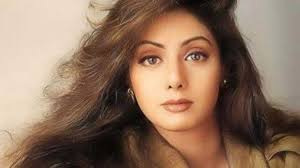
#> input picture model/test_images/image_43.jpeg, 300 x 168 px
$ jupyter execute --allow-errors data_cleaning.ipynb   (shell and % lines are left out)
#> lines starting #> are read from the running program, lines starting #| are printed output that depends on the picture
[cell 1]
import numpy as np
import cv2
from matplotlib import pyplot as plt

[cell 2]
img=cv2.imread('./test_images/image_43.jpeg')
#> img is the input picture: shape (168, 300, 3); mean B, G, R 95.1, 114.9, 143.1
img.shape
#> Out = (168, 300, 3)

[cell 3]
plt.imshow(img)

[cell 4]
gray=cv2.cvtColor(img,cv2.COLOR_BGR2GRAY)
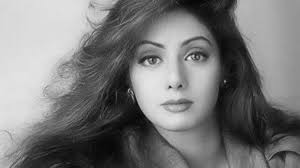
#> gray: shape (168, 300); min 1, max 241, mean 121.1
gray.shape
#> Out = (168, 300)

[cell 5]
gray

[cell 6]
plt.imshow(gray,cmap='gray')

[cell 7]
face_cascade = cv2.CascadeClassifier('./opencv/haarcascades/haarcascade_frontalface_default.xml')
eye_cascade = cv2.CascadeClassifier('./opencv/haarcascades/haarcascade_eye.xml')

faces = face_cascade.detectMultiScale(gray, 1.3, 5)
#> faces = [[122, 18, 107, 107]]
faces
#> Out = [[122, 18, 107, 107]]

[cell 8]
(x,y,w,h) = faces[0]
#> x = 122; y = 18; w = 107; h = 107
x,y,w,h
#> Out = (122, 18, 107, 107)

[cell 9]
face_img = cv2.rectangle(img,(x,y),(x+w,y+h),(255,0,0),0)
plt.imshow(face_img)

[cell 10]
cv2.destroyAllWindows()
for (x,y,w,h) in faces:
    face_img = cv2.rectangle(img,(x,y),(x+w,y+h),(255,0,0),1)
    roi_gray = gray[y:y+h, x:x+w]
    roi_color = face_img[y:y+h, x:x+w]
    eyes = eye_cascade.detectMultiScale(roi_gray)
    for (ex,ey,ew,eh) in eyes:
        cv2.rectangle(roi_color,(ex,ey),(ex+ew,ey+eh),(0,255,0),1)
#> this loop made 1 pass
#> (x, y, w, h, eyes) on pass 1: (122, 18, 107, 107, [[59, 23, 30, 30], [12, 27, 29, 29]])
#> pass 1, `roi_gray = gray[y:y+h, x:x+w]`:
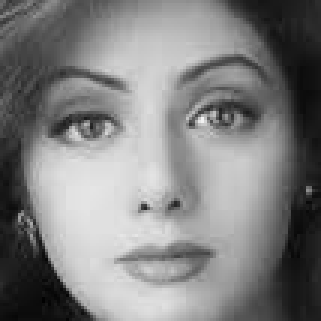
#> roi_gray: shape (107, 107) (shown 3 times larger); min 1, max 241, mean 128.2
#> after the loop:
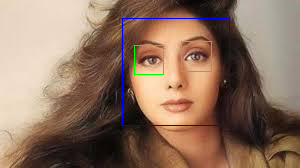
#> img: shape (168, 300, 3); mean B, G, R 96.4, 115, 141.4
#> after the loop:
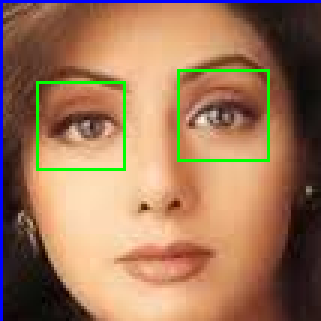
#> roi_color: shape (107, 107, 3) (shown 3 times larger); mean B, G, R 90.2, 118.9, 158.2


plt.figure()
plt.imshow(face_img, cmap='gray')
plt.show()

[cell 11]
plt.imshow(roi_color, cmap='gray')

[cell 12]
def get_cropped_image_if_2_eyes(image_path):
#> called with image_path = './test_images/image_43.jpeg'
    img = cv2.imread(image_path)
    gray = cv2.cvtColor(img, cv2.COLOR_BGR2GRAY)
    faces = face_cascade.detectMultiScale(gray, 1.3, 5)
#> faces = [[122, 18, 107, 107]]
    for (x,y,w,h) in faces:
        roi_gray = gray[y:y+h, x:x+w]
        roi_color = img[y:y+h, x:x+w]
        eyes = eye_cascade.detectMultiScale(roi_gray)
        if len(eyes) >= 2:
            return roi_color

[cell 13]
original_image = cv2.imread('./test_images/image_43.jpeg')
plt.imshow(original_image)

[cell 14]
cropped_image = get_cropped_image_if_2_eyes('./test_images/image_43.jpeg')
plt.imshow(cropped_image)

[cell 15]
org_image_obstructed = cv2.imread('./test_images/sridevi3.jpg')
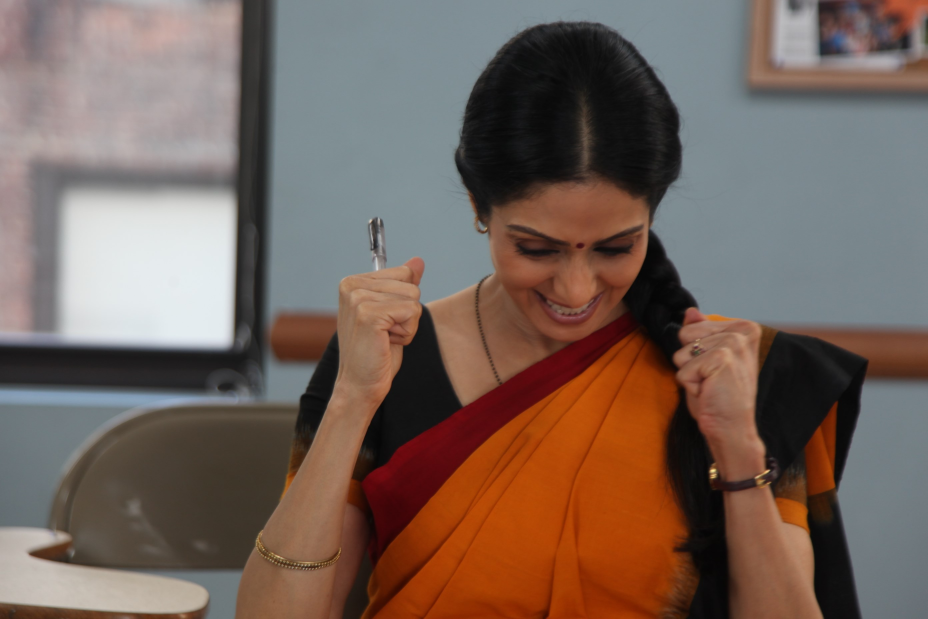
#> input picture model/test_images/sridevi3.jpg, 2784 x 1856 px (shown at 1/3 size)
#> org_image_obstructed is the input picture: shape (1856, 2784, 3); mean B, G, R 90.5, 99.3, 117.7
plt.imshow(org_image_obstructed)

[cell 16]
cropped_image_no_2_eyes = get_cropped_image_if_2_eyes('./test_images/sridevi3.jpg')
#> call 2 of get_cropped_image_if_2_eyes, with image_path = './test_images/sridevi3.jpg'
#> in get_cropped_image_if_2_eyes (call 2), `gray = cv2.cvtColor(img, cv2.COLOR_BGR2GRAY)`:
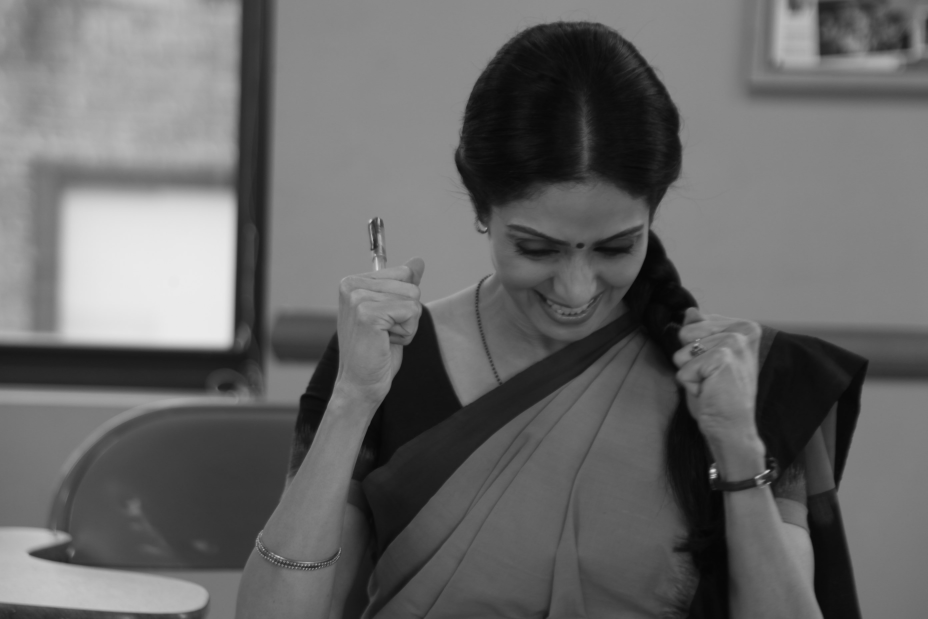
#> gray: shape (1856, 2784) (shown at 1/3 size); min 5, max 236, mean 103.8
#> in get_cropped_image_if_2_eyes (call 2), `faces = face_cascade.detectMultiScale(gray, 1.3, 5)`: faces = ()
cropped_image_no_2_eyes

[cell 17]
path_to_data = "./dataset/"
path_to_cr_data = "./dataset/cropped/"

[cell 18]
import os
img_dirs = []
for entry in os.scandir(path_to_data):
    if entry.is_dir():
        img_dirs.append(entry.path)
#> pass 2 of the loop `for entry in os.scandir(path_to_data):`:
#> pass 3 of the loop `for entry in os.scandir(path_to_data):`:

[cell 19]
img_dirs

[cell 20]
import shutil
if os.path.exists(path_to_cr_data):
     shutil.rmtree(path_to_cr_data)
os.mkdir(path_to_cr_data)

[cell 21]
{
    'rajnikanth' : [
        './dataset/rajnikanth/download.jpeg',
        './dataset/rajnikanth/image_2.jpeg'
    ],
    'sridevi' : [
        './dataset/sridevi/image_16.jpeg'
        './dataset/sridevi/image_22.jpeg'
    ]

}

[cell 22]
cropped_image_dirs = []
celebrity_file_names_dict = {}

for img_dir in img_dirs:
    count = 1
    celebrity_name = img_dir.split('/')[-1]
    print(celebrity_name)

    celebrity_file_names_dict[celebrity_name] = []

    for entry in os.scandir(img_dir):
        #print(entry.path)
        roi_color = get_cropped_image_if_2_eyes(entry.path)
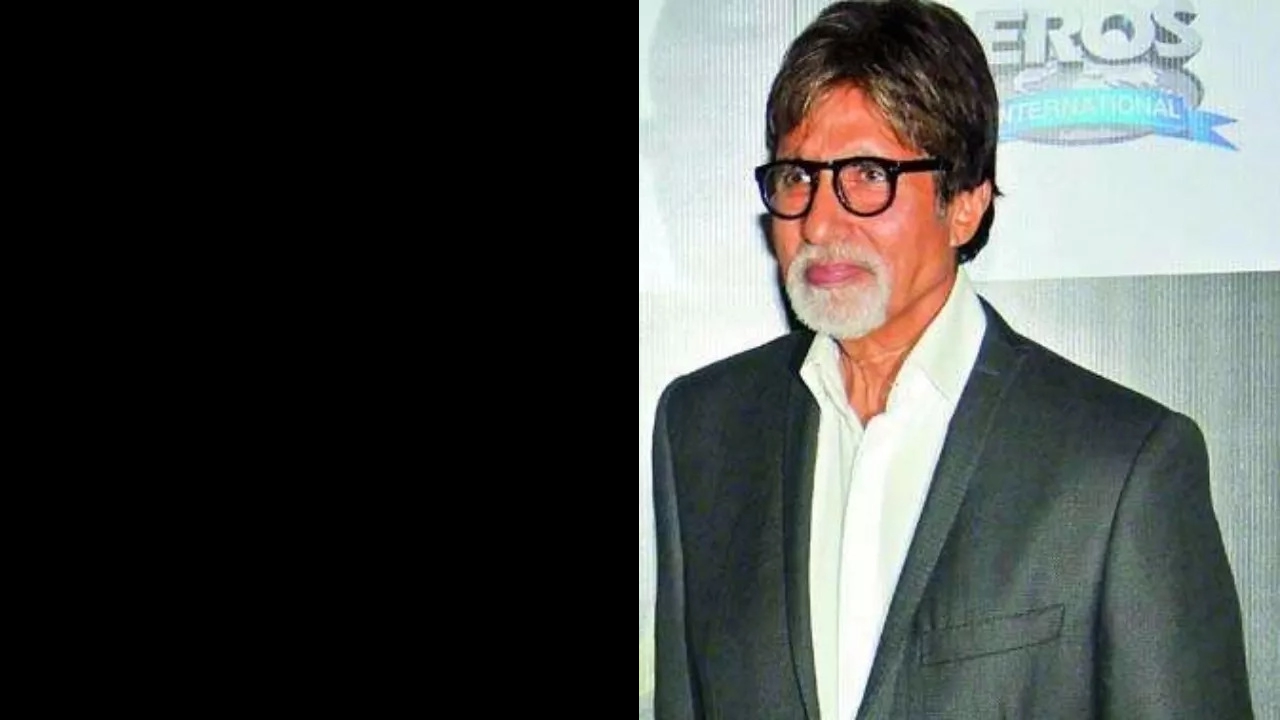
#> input picture model/dataset/amitabh_bachchan/102834556copy.png, 1280 x 720 px
#> in get_cropped_image_if_2_eyes, img is the input picture: shape (720, 1280, 3); mean B, G, R 71.1, 73.5, 71.1
        if roi_color is not None:
            cropped_folder = path_to_cr_data + celebrity_name
            if not os.path.exists(cropped_folder):
                os.makedirs(cropped_folder)
                cropped_image_dirs.append(cropped_folder)
                print("Generating cropped images in folder: ",cropped_folder)

            cropped_file_name = f"{celebrity_name}_{count}.jpeg"
            cropped_file_path = cropped_folder + "/" + cropped_file_name

            cv2.imwrite(cropped_file_path, roi_color)
            celebrity_file_names_dict[celebrity_name].append(cropped_file_path)
            count += 1
#> pass 2 of the loop `for img_dir in img_dirs:`:
#> `count = 1`: count = 1
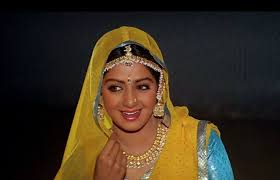
#> input picture model/dataset/sridevi/image_22.jpeg, 280 x 180 px
#> in get_cropped_image_if_2_eyes, img is the input picture: shape (180, 280, 3); mean B, G, R 32.5, 47.9, 59.9
#> the loop in get_cropped_image_if_2_eyes, `for (x,y,w,h) in faces:` made 1 pass
#> pass 1, in get_cropped_image_if_2_eyes (call 6), `roi_color = img[y:y+h, x:x+w]`:
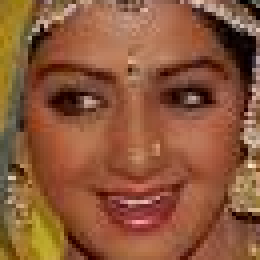
#> roi_color: shape (65, 65, 3) (shown 4 times larger); mean B, G, R 58.6, 87.9, 140.5
#> cropped_file_name = 'sridevi_1.jpeg'
#> cropped_file_path = './dataset/cropped/sridevi/sridevi_1.jpeg'
#> `count += 1`: count = 2
#> pass 3 of the loop `for img_dir in img_dirs:`:
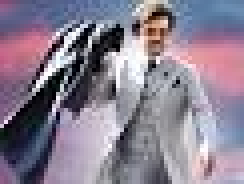
#> input picture model/dataset/rajnikanth/image_2.jpeg, 61 x 46 px (shown 4 times larger)
#> in get_cropped_image_if_2_eyes, img is the input picture: shape (46, 61, 3); mean B, G, R 144.7, 127.6, 137.9

[cell 23]
import numpy as np
import pywt
import cv2

def w2d(img, mode='haar', level=1):
#> called with mode = 'db1', level = 5
    imArray = img
    #Datatype conversions
    #convert to grayscale
    imArray = cv2.cvtColor( imArray,cv2.COLOR_RGB2GRAY )
    #convert to float
    imArray =  np.float32(imArray)
    imArray /= 255
    # compute coefficients
    coeffs=pywt.wavedec2(imArray, mode, level=level)

    #Process Coefficients
    coeffs_H=list(coeffs)
    coeffs_H[0] *= 0;

    # reconstruction
    imArray_H=pywt.waverec2(coeffs_H, mode)
    imArray_H *= 255
    imArray_H =  np.uint8(imArray_H)

    return imArray_H

[cell 24]
im_har = w2d(cropped_image,'db1',5)
plt.imshow(im_har, cmap='gray')

[cell 25]
celebrity_file_names_dict

[cell 26]
class_dict = {}
count = 0
for celebrity_name in celebrity_file_names_dict.keys():
    class_dict[celebrity_name] = count
    count = count + 1
class_dict

[cell 27]
X, y = [], []
for celebrity_name, training_files in celebrity_file_names_dict.items():
    for training_image in training_files:
        img = cv2.imread(training_image)
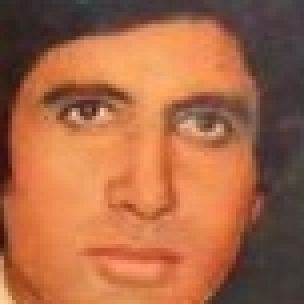
#> img: shape (76, 76, 3) (shown 4 times larger); mean B, G, R 69.7, 103.6, 168.4
        scalled_raw_img = cv2.resize(img, (32, 32))
        img_har = w2d(img,'db1',5)
#> call 2 of w2d, with mode = 'db1', level = 5
#> in w2d (call 2), `imArray_H=pywt.waverec2(coeffs_H, mode)`:
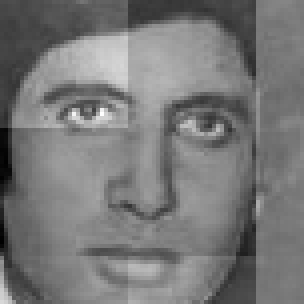
#> imArray_H: shape (76, 76) float32 (shown 4 times larger); min -0.414, max 0.46, mean -0.000431; drawn with min black and max white
        scalled_img_har = cv2.resize(img_har, (32, 32))
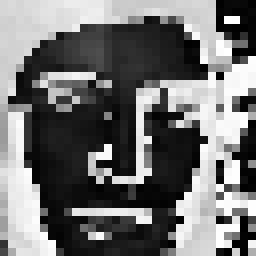
#> scalled_img_har: shape (32, 32) (shown 8 times larger); min 0, max 255, mean 112
        combined_img = np.vstack((scalled_raw_img.reshape(32*32*3,1),scalled_img_har.reshape(32*32,1)))
        X.append(combined_img)
        y.append(class_dict[celebrity_name])
#> pass 2 of the loop `for celebrity_name, training_files in celebrity_file_names_dict.items():`:
#> `scalled_img_har = cv2.resize(img_har, (32, 32))`:
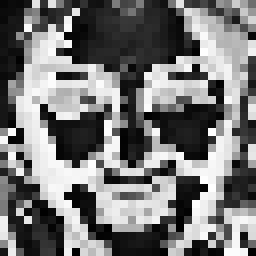
#> scalled_img_har: shape (32, 32) (shown 8 times larger); min 0, max 254, mean 118.3
#> pass 3 of the loop `for celebrity_name, training_files in celebrity_file_names_dict.items():`:
#> in w2d (call 4), `imArray = cv2.cvtColor( imArray,cv2.COLOR_RGB2GRAY )`:
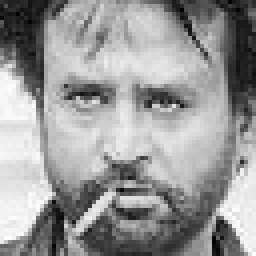
#> imArray: shape (64, 64) (shown 4 times larger); min 2, max 254, mean 152.3

[cell 28]
len(X)

[cell 29]
X = np.array(X).reshape(len(X),4096).astype(float)
X.shape
#> Out = (3, 4096)
